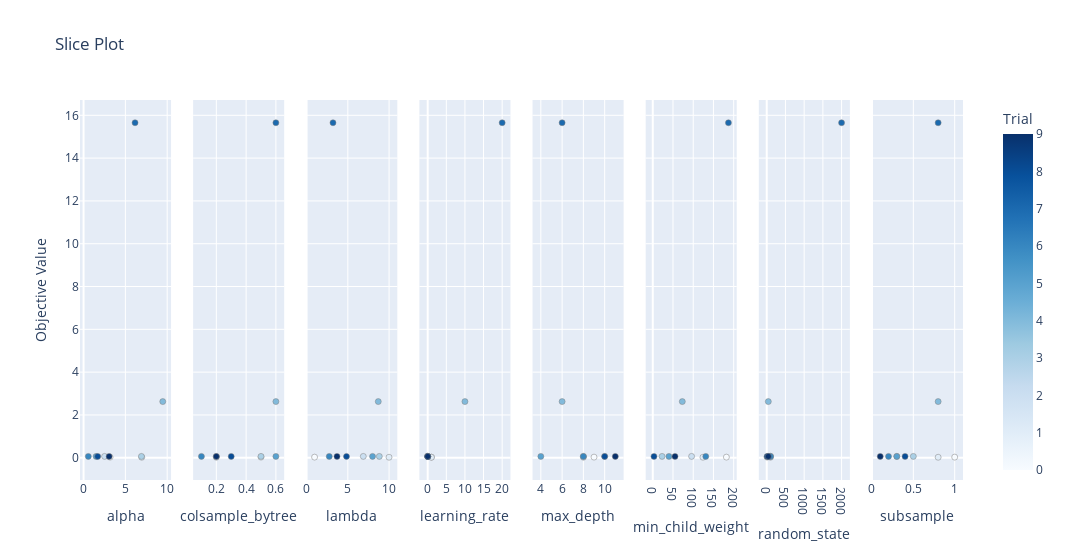

The cell this chart's notebook holds for it:
### Code cell
## Optimization plot (params wise)

optuna.visualization.plot_slice(find_params)

### Figure 1 — Plotly figure (JSON) as saved in the notebook; plotly's stock layout.template omitted (floating-point values rounded to 4 significant figures)
{"data": [{"marker": {"color": [0, 1, 2, 3, 4, 5, 6, 7, 8, 9], "colorbar": {"title": {"text": "Trial"}, "x": 1, "xpad": 40}, "colorscale": [[0, "rgb(247,251,255)"], [0.125, "rgb(222,235,247)"], [0.25, "rgb(198,219,239)"], [0.375, "rgb(158,202,225)"], [0.5, "rgb(107,174,214)"], [0.625, "rgb(66,146,198)"], [0.75, "rgb(33,113,181)"], [0.875, "rgb(8,81,156)"], [1, "rgb(8,48,107)"]], "line": {"color": "Grey", "width": 0.5}, "showscale": true}, "mode": "markers", "showlegend": false, "type": "scatter", "x": [3.173, 6.961, 2.515, 6.923, 9.47, 1.499, 0.5672, 6.155, 1.694, 3.059], "xaxis": "x", "y": [0.02947, 0.02374, 0.06359, 0.06359, 2.624, 0.06342, 0.06359, 15.65, 0.06269, 0.06359], "yaxis": "y"}, {"marker": {"color": [0, 1, 2, 3, 4, 5, 6, 7, 8, 9], "colorbar": {"title": {"text": "Trial"}, "x": 1, "xpad": 40}, "colorscale": [[0, "rgb(247,251,255)"], [0.125, "rgb(222,235,247)"], [0.25, "rgb(198,219,239)"], [0.375, "rgb(158,202,225)"], [0.5, "rgb(107,174,214)"], [0.625, "rgb(66,146,198)"], [0.75, "rgb(33,113,181)"], [0.875, "rgb(8,81,156)"], [1, "rgb(8,48,107)"]], "line": {"color": "Grey", "width": 0.5}, "showscale": false}, "mode": "markers", "showlegend": false, "type": "scatter", "x": [0.5, 0.2, 0.2, 0.5, 0.6, 0.6, 0.1, 0.6, 0.3, 0.2], "xaxis": "x2", "y": [0.02947, 0.02374, 0.06359, 0.06359, 2.624, 0.06342, 0.06359, 15.65, 0.06269, 0.06359], "yaxis": "y2"}, {"marker": {"color": [0, 1, 2, 3, 4, 5, 6, 7, 8, 9], "colorbar": {"title": {"text": "Trial"}, "x": 1, "xpad": 40}, "colorscale": [[0, "rgb(247,251,255)"], [0.125, "rgb(222,235,247)"], [0.25, "rgb(198,219,239)"], [0.375, "rgb(158,202,225)"], [0.5, "rgb(107,174,214)"], [0.625, "rgb(66,146,198)"], [0.75, "rgb(33,113,181)"], [0.875, "rgb(8,81,156)"], [1, "rgb(8,48,107)"]], "line": {"color": "Grey", "width": 0.5}, "showscale": false}, "mode": "markers", "showlegend": false, "type": "scatter", "x": [0.9689, 9.995, 6.877, 8.817, 8.691, 7.998, 2.747, 3.2, 4.837, 3.689], "xaxis": "x3", "y": [0.02947, 0.02374, 0.06359, 0.06359, 2.624, 0.06342, 0.06359, 15.65, 0.06269, 0.06359], "yaxis": "y3"}, {"marker": {"color": [0, 1, 2, 3, 4, 5, 6, 7, 8, 9], "colorbar": {"title": {"text": "Trial"}, "x": 1, "xpad": 40}, "colorscale": [[0, "rgb(247,251,255)"], [0.125, "rgb(222,235,247)"], [0.25, "rgb(198,219,239)"], [0.375, "rgb(158,202,225)"], [0.5, "rgb(107,174,214)"], [0.625, "rgb(66,146,198)"], [0.75, "rgb(33,113,181)"], [0.875, "rgb(8,81,156)"], [1, "rgb(8,48,107)"]], "line": {"color": "Grey", "width": 0.5}, "showscale": false}, "mode": "markers", "showlegend": false, "type": "scatter", "x": [1, 1, 0.0003, 1e-05, 10, 0.002, 1e-05, 20, 0.01, 0.008], "xaxis": "x4", "y": [0.02947, 0.02374, 0.06359, 0.06359, 2.624, 0.06342, 0.06359, 15.65, 0.06269, 0.06359], "yaxis": "y4"}, {"marker": {"color": [0, 1, 2, 3, 4, 5, 6, 7, 8, 9], "colorbar": {"title": {"text": "Trial"}, "x": 1, "xpad": 40}, "colorscale": [[0, "rgb(247,251,255)"], [0.125, "rgb(222,235,247)"], [0.25, "rgb(198,219,239)"], [0.375, "rgb(158,202,225)"], [0.5, "rgb(107,174,214)"], [0.625, "rgb(66,146,198)"], [0.75, "rgb(33,113,181)"], [0.875, "rgb(8,81,156)"], [1, "rgb(8,48,107)"]], "line": {"color": "Grey", "width": 0.5}, "showscale": false}, "mode": "markers", "showlegend": false, "type": "scatter", "x": [9, 8, 10, 8, 6, 4, 8, 6, 10, 11], "xaxis": "x5", "y": [0.02947, 0.02374, 0.06359, 0.06359, 2.624, 0.06342, 0.06359, 15.65, 0.06269, 0.06359], "yaxis": "y5"}, {"marker": {"color": [0, 1, 2, 3, 4, 5, 6, 7, 8, 9], "colorbar": {"title": {"text": "Trial"}, "x": 1, "xpad": 40}, "colorscale": [[0, "rgb(247,251,255)"], [0.125, "rgb(222,235,247)"], [0.25, "rgb(198,219,239)"], [0.375, "rgb(158,202,225)"], [0.5, "rgb(107,174,214)"], [0.625, "rgb(66,146,198)"], [0.75, "rgb(33,113,181)"], [0.875, "rgb(8,81,156)"], [1, "rgb(8,48,107)"]], "line": {"color": "Grey", "width": 0.5}, "showscale": false}, "mode": "markers", "showlegend": false, "type": "scatter", "x": [182, 124, 96, 23, 73, 40, 131, 187, 3, 55], "xaxis": "x6", "y": [0.02947, 0.02374, 0.06359, 0.06359, 2.624, 0.06342, 0.06359, 15.65, 0.06269, 0.06359], "yaxis": "y6"}, {"marker": {"color": [0, 1, 2, 3, 4, 5, 6, 7, 8, 9], "colorbar": {"title": {"text": "Trial"}, "x": 1, "xpad": 40}, "colorscale": [[0, "rgb(247,251,255)"], [0.125, "rgb(222,235,247)"], [0.25, "rgb(198,219,239)"], [0.375, "rgb(158,202,225)"], [0.5, "rgb(107,174,214)"], [0.625, "rgb(66,146,198)"], [0.75, "rgb(33,113,181)"], [0.875, "rgb(8,81,156)"], [1, "rgb(8,48,107)"]], "line": {"color": "Grey", "width": 0.5}, "showscale": false}, "mode": "markers", "showlegend": false, "type": "scatter", "x": [10, 100, 100, 100, 42, 30, 100, 1999, 10, 42], "xaxis": "x7", "y": [0.02947, 0.02374, 0.06359, 0.06359, 2.624, 0.06342, 0.06359, 15.65, 0.06269, 0.06359], "yaxis": "y7"}, {"marker": {"color": [0, 1, 2, 3, 4, 5, 6, 7, 8, 9], "colorbar": {"title": {"text": "Trial"}, "x": 1, "xpad": 40}, "colorscale": [[0, "rgb(247,251,255)"], [0.125, "rgb(222,235,247)"], [0.25, "rgb(198,219,239)"], [0.375, "rgb(158,202,225)"], [0.5, "rgb(107,174,214)"], [0.625, "rgb(66,146,198)"], [0.75, "rgb(33,113,181)"], [0.875, "rgb(8,81,156)"], [1, "rgb(8,48,107)"]], "line": {"color": "Grey", "width": 0.5}, "showscale": false}, "mode": "markers", "showlegend": false, "type": "scatter", "x": [1, 0.8, 0.3, 0.5, 0.8, 0.3, 0.2, 0.8, 0.4, 0.1], "xaxis": "x8", "y": [0.02947, 0.02374, 0.06359, 0.06359, 2.624, 0.06342, 0.06359, 15.65, 0.06269, 0.06359], "yaxis": "y8"}], "layout": {"title": {"text": "Slice Plot"}, "width": 2400, "xaxis": {"anchor": "y", "domain": [0, 0.1031], "title": {"text": "alpha"}}, "xaxis2": {"anchor": "y2", "domain": [0.1281, 0.2312], "title": {"text": "colsample_bytree"}}, "xaxis3": {"anchor": "y3", "domain": [0.2562, 0.3594], "title": {"text": "lambda"}}, "xaxis4": {"anchor": "y4", "domain": [0.3844, 0.4875], "title": {"text": "learning_rate"}}, "xaxis5": {"anchor": "y5", "domain": [0.5125, 0.6156], "title": {"text": "max_depth"}}, "xaxis6": {"anchor": "y6", "domain": [0.6406, 0.7438], "title": {"text": "min_child_weight"}}, "xaxis7": {"anchor": "y7", "domain": [0.7688, 0.8719], "title": {"text": "random_state"}}, "xaxis8": {"anchor": "y8", "domain": [0.8969, 1], "title": {"text": "subsample"}}, "yaxis": {"anchor": "x", "domain": [0, 1], "title": {"text": "Objective Value"}}, "yaxis2": {"anchor": "x2", "domain": [0, 1], "matches": "y", "showticklabels": false}, "yaxis3": {"anchor": "x3", "domain": [0, 1], "matches": "y", "showticklabels": false}, "yaxis4": {"anchor": "x4", "domain": [0, 1], "matches": "y", "showticklabels": false}, "yaxis5": {"anchor": "x5", "domain": [0, 1], "matches": "y", "showticklabels": false}, "yaxis6": {"anchor": "x6", "domain": [0, 1], "matches": "y", "showticklabels": false}, "yaxis7": {"anchor": "x7", "domain": [0, 1], "matches": "y", "showticklabels": false}, "yaxis8": {"anchor": "x8", "domain": [0, 1], "matches": "y", "showticklabels": false}}}
